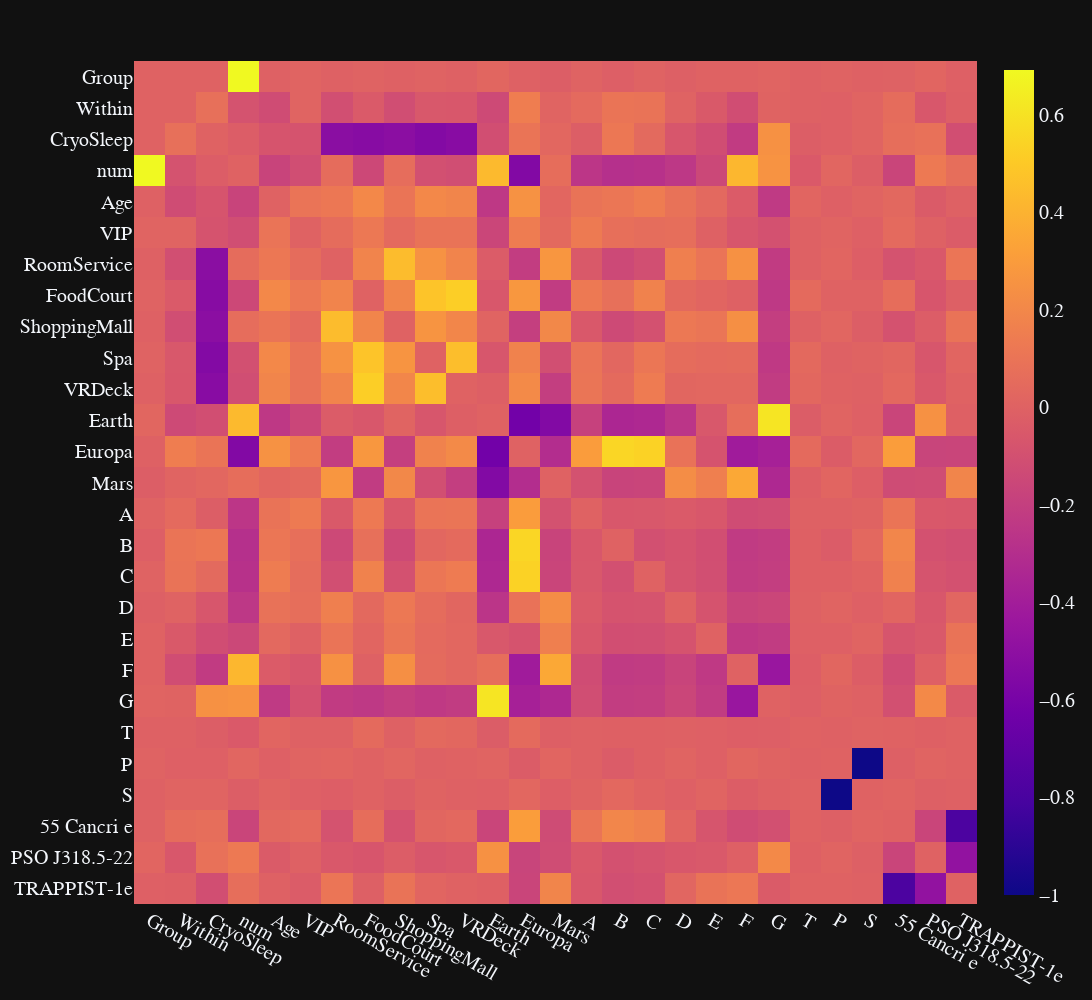

Here is the notebook cell this chart was saved with:
### Code cell
temp_df = pd.get_dummies(total_no_na,columns=['HomePlanet','deck','side','Destination'],prefix="",prefix_sep="",dtype=np.float32)
temp_df = temp_df.drop(['First','Last'],axis=1).corr(method='spearman')
np.fill_diagonal(temp_df.to_numpy(),0)
px.imshow(temp_df,height=1000,width=1800).update_xaxes(tickangle=30)

### Figure 1 — Plotly figure (JSON) as saved in the notebook; plotly's stock layout.template omitted (floating-point values rounded to 4 significant figures; data arrays with more than 128 entries replaced by an {"elided": "..."} marker saying what was removed)
{"data": [{"coloraxis": "coloraxis", "hovertemplate": "x: %{x}<br>y: %{y}<br>color: %{z}<extra></extra>", "name": "0", "type": "heatmap", "x": ["Group", "Within", "CryoSleep", "num", "Age", "VIP", "RoomService", "FoodCourt", "ShoppingMall", "Spa", "VRDeck", "Earth", "Europa", "Mars", "A", "B", "C", "D", "E", "F", "G", "T", "P", "S", "55 Cancri e", "PSO J318.5-22", "TRAPPIST-1e"], "xaxis": "x", "y": ["Group", "Within", "CryoSleep", "num", "Age", "VIP", "RoomService", "FoodCourt", "ShoppingMall", "Spa", "VRDeck", "Earth", "Europa", "Mars", "A", "B", "C", "D", "E", "F", "G", "T", "P", "S", "55 Cancri e", "PSO J318.5-22", "TRAPPIST-1e"], "yaxis": "y", "z": {"elided": "27x27 float values"}}], "layout": {"coloraxis": {"colorscale": [[0, "#0d0887"], [0.1111, "#46039f"], [0.2222, "#7201a8"], [0.3333, "#9c179e"], [0.4444, "#bd3786"], [0.5556, "#d8576b"], [0.6667, "#ed7953"], [0.7778, "#fb9f3a"], [0.8889, "#fdca26"], [1, "#f0f921"]]}, "height": 1000, "margin": {"t": 60}, "width": 1800, "xaxis": {"anchor": "y", "constrain": "domain", "domain": [0, 1], "scaleanchor": "y", "tickangle": 30}, "yaxis": {"anchor": "x", "autorange": "reversed", "constrain": "domain", "domain": [0, 1]}}}
